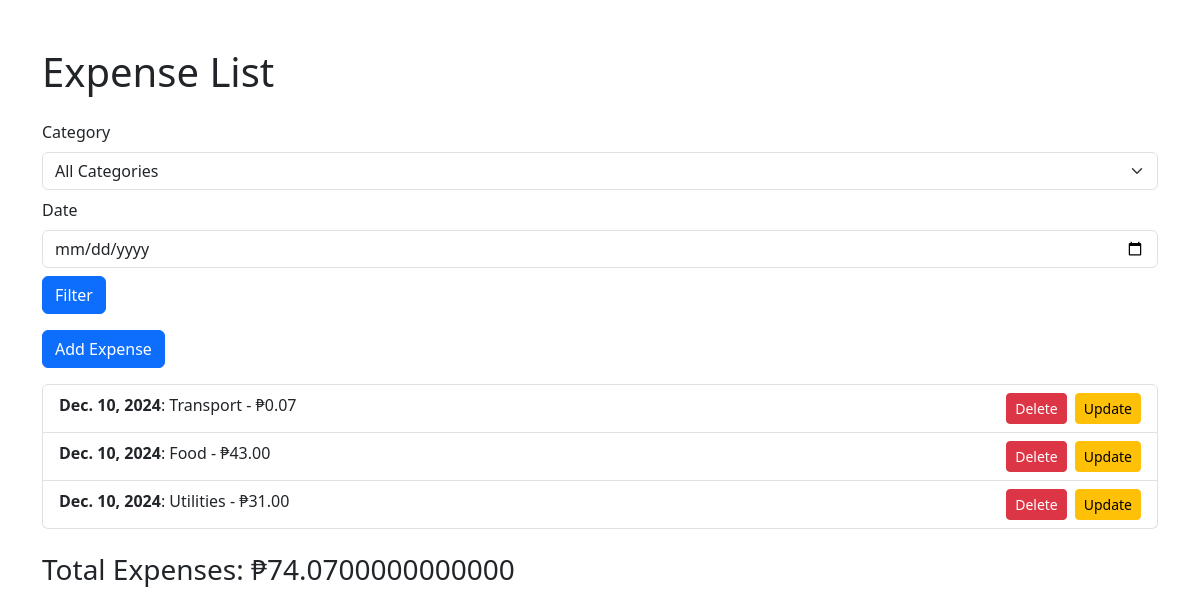
Before: / with the older database file.
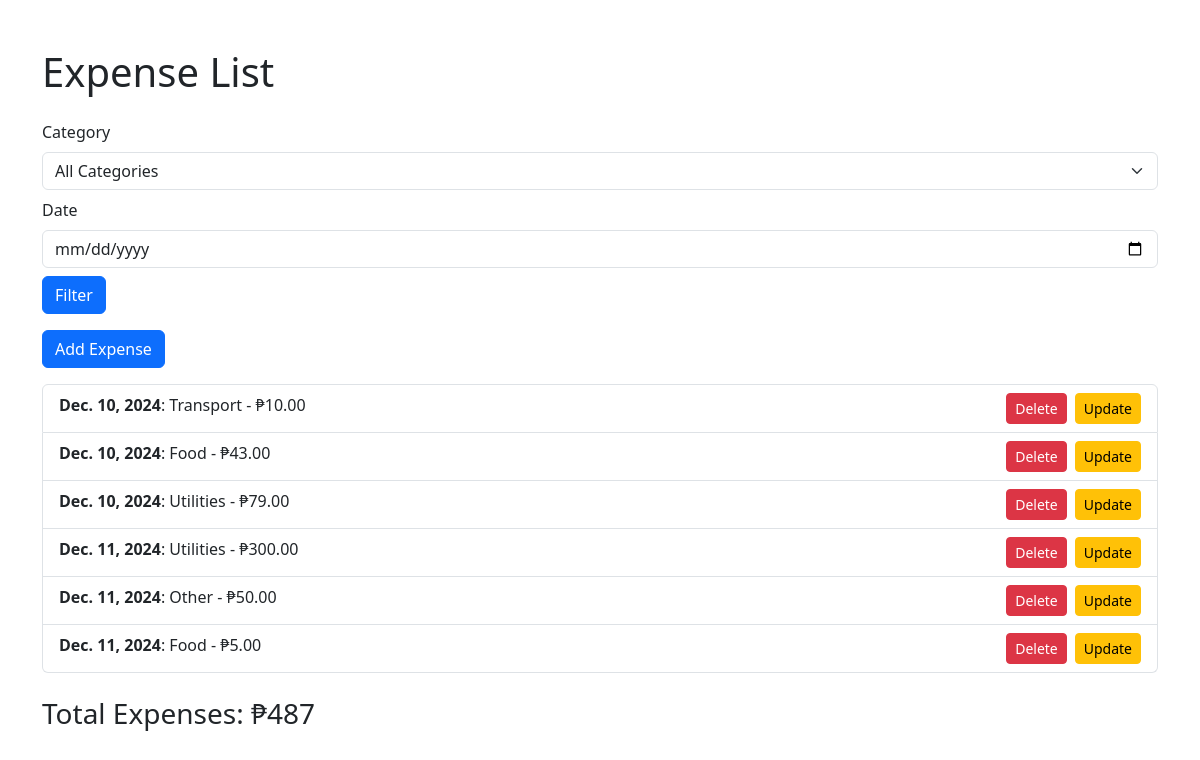
After: the same page with the newer database file.
### tracker/models.py (models this page shows, shortened)
class Expense(models.Model):
    CATEGORY_CHOICES = [
        ('Food', 'Food'),
        ('Transport', 'Transport'),
        ('Utilities', 'Utilities'),
        ('Other', 'Other'),
        ]
    category = models.CharField(max_length=50, choices=CATEGORY_CHOICES)
    amount = models.DecimalField(max_digits=10, decimal_places=2)
    description = models.TextField(blank=True)
    date = models.DateField(auto_now_add=True)

### tracker/views.py (the view)
# urls.py: path('', views.expense_list, name='expense_list'),  # List expenses
def expense_list(request):
    expenses = Expense.objects.all()
    category_filter = request.GET.get('category')
    if category_filter:
        expenses = expenses.filter(category=category_filter)
    date_filter = request.GET.get('date')
    if date_filter:
        expenses = expenses.filter(date=date_filter)
    total_amount = expenses.aggregate(total=Sum('amount'))['total'] or 0
    categories = Expense.objects.values_list('category', flat=True).distinct()
    static_categories = ['Food', 'Transport', 'Utilities', 'Other']
    categories = list(set(categories) | set(static_categories))
    return render(request, 'tracker/expense_list.html', {
        'expenses': expenses,
        'categories': categories,
        'total_amount': total_amount
    })

### tracker/templates/tracker/expense_list.html (shortened to what this page needs)
<!DOCTYPE html>
<html>
<head>
    <link href="https://cdn.jsdelivr.net/npm/bootstrap@5.3.0/dist/css/bootstrap.min.css" rel="stylesheet">
</head>
<body class="container mt-5">
    <h1 class="mb-4">Expense List</h1>
    <form method="get" class="mb-3">
        <div class="mb-2">
            <label for="category" class="form-label">Category</label>
            <select name="category" id="category" class="form-select">
                <option value="">All Categories</option>
            </select>
        </div>
        <div class="mb-2">
            <label for="date" class="form-label">Date</label>
            <input type="date" name="date" id="date" class="form-control" value="{{ request.GET.date }}">
        </div>
        <button type="submit" class="btn btn-primary">Filter</button>
    </form>
    <a href="{% url 'add_expense' %}" class="btn btn-primary mb-3">Add Expense</a>
    <ul class="list-group">
        {% for expense in expenses %}
            <li class="list-group-item">
                <strong>{{ expense.date }}</strong>: {{ expense.category }} - ₱{{ expense.amount }}
                <a href="{% url 'update_expense' expense.id %}" class="btn btn-warning btn-sm float-end ms-2">Update</a>
                <a href="{% url 'delete_expense' expense.id %}" class="btn btn-danger btn-sm float-end">Delete</a>
            </li>
        {% endfor %}
    </ul>
        <div class="mt-4">
            <h3>Total Expenses: ₱{{ total_amount }}</h3>
        </div>
</body>
</html>

Changed rows visible on the page:
changed Expense "Transport": amount "0.07" → "10.00"
changed Expense (number 3 of 6 on the later page): amount "31.00" → "79.00"
added Expense: date "Dec. 11, 2024", category "Utilities", amount "300.00"
added Expense: date "Dec. 11, 2024", category "Other", amount "50.00"
added Expense: date "Dec. 11, 2024", category "Food", amount "5.00"
Other visible differences:
{{ total_amount }}: "74.0700000000000" → "487"
